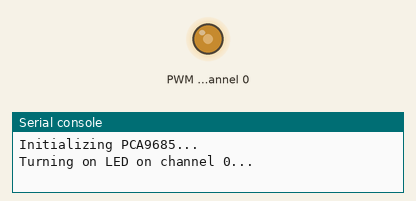
A program run on a simulated Raspberry Pi Pico running MicroPython. Parts: output pins drawn as LEDs (lit = HIGH), the last lines printed to the serial console. At 5.0 s the program stops and its outputs stay as they are.

Above: at 0.1 s.
At 5.1 s:
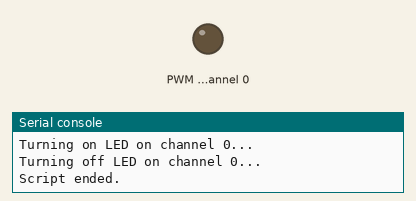
Timing chart, 0 to 6.5 s (numbered marks = the images above):
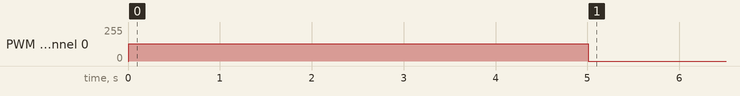

Measured:
- by itself, PWM channel 0: 0/255 → 128/255 at 0.01 s, → 0/255 5.0 s later

The program:

rgb_pca9685_test_3.py
```python
from machine import Pin, I2C
import time

# PCA9685 I2C address
PCA9685_ADDR = 0x40

# PCA9685 registers
MODE1 = 0x00
MODE2 = 0x01
PRE_SCALE = 0xFE
LED0_ON_L = 0x06
LED0_ON_H = 0x07
LED0_OFF_L = 0x08
LED0_OFF_H = 0x09

# Initialize I2C bus
i2c = I2C(1, scl=Pin(19), sda=Pin(18), freq=400000)

# Function to write a byte to a register
def write_register(register, value):
    i2c.writeto_mem(PCA9685_ADDR, register, bytes([value]))

# Function to read a byte from a register
def read_register(register):
    return i2c.readfrom_mem(PCA9685_ADDR, register, 1)[0]

# Function to set PWM frequency
def set_pwm_frequency(frequency):
    prescale = int(25000000 / (4096 * frequency)) - 1
    old_mode = read_register(MODE1)
    write_register(MODE1, (old_mode & 0x7F) | 0x10)  # Sleep mode
    write_register(PRE_SCALE, prescale)  # Set prescaler
    write_register(MODE1, old_mode)  # Restore mode
    time.sleep(0.005)
    write_register(MODE1, old_mode | 0x80)  # Restart

# Function to set PWM duty cycle for a channel
def set_pwm(channel, on_time, off_time):
    write_register(LED0_ON_L + 4 * channel, on_time & 0xFF)
    write_register(LED0_ON_H + 4 * channel, on_time >> 8)
    write_register(LED0_OFF_L + 4 * channel, off_time & 0xFF)
    write_register(LED0_OFF_H + 4 * channel, off_time >> 8)

# Initialize PCA9685
def init_pca9685():
    write_register(MODE1, 0x00)  # Reset MODE1
    write_register(MODE2, 0x04)  # Set MODE2 (output logic, etc.)
    set_pwm_frequency(1000)  # Set PWM frequency to 1kHz

# Main program
try:
    print("Initializing PCA9685...")
    init_pca9685()

    print("Turning on LED on channel 0...")
    set_pwm(0, 0, 2048)  # 50% duty cycle (2048/4096)

    # Keep the LED on for 5 seconds
    time.sleep(5)

    print("Turning off LED on channel 0...")
    set_pwm(0, 0, 0)  # Turn off LED

except KeyboardInterrupt:
    print("Script interrupted. Turning off LED.")
    set_pwm(0, 0, 0)  # Ensure LED is off

finally:
    print("Script ended.")
```
